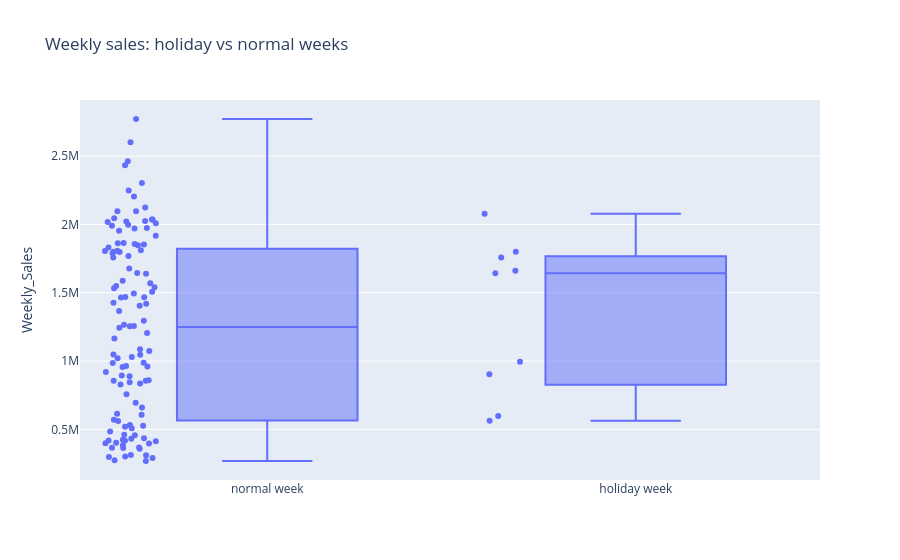

Here is the notebook cell this chart was saved with:
### Markdown cell above
This box plot compares holiday weeks and normal weeks, because a holiday could change sales. Holiday weeks have a higher mean (1.33 million vs 1.24 million USD) and a higher median (1.64 million vs 1.25 million). But there are only 9 holiday weeks against 116 normal weeks, so this comparison is fragile.

### Code cell
fig = px.box(df.dropna(subset=['Holiday_Flag']), x=df.dropna(subset=['Holiday_Flag'])['Holiday_Flag'].map({0: 'normal week', 1: 'holiday week'}),
             y='Weekly_Sales', points='all', title='Weekly sales: holiday vs normal weeks', labels={'x': ''})
fig.show()

### Figure 1 — Plotly figure (JSON) as saved in the notebook; plotly's stock layout.template omitted (floating-point values rounded to 4 significant figures; data arrays with more than 128 entries replaced by an {"elided": "..."} marker saying what was removed)
{"data": [{"alignmentgroup": "True", "boxpoints": "all", "hovertemplate": "=%{x}<br>Weekly_Sales=%{y}<extra></extra>", "legendgroup": "", "marker": {"color": "#636efa"}, "name": "", "notched": false, "offsetgroup": "", "orientation": "v", "showlegend": false, "type": "box", "x": {"elided": "138 str values"}, "x0": " ", "xaxis": "x", "y": {"elided": "138 float values"}, "y0": " ", "yaxis": "y"}], "layout": {"boxmode": "group", "legend": {"tracegroupgap": 0}, "title": {"text": "Weekly sales: holiday vs normal weeks"}, "xaxis": {"anchor": "y", "domain": [0.0, 1.0], "title": {"text": ""}}, "yaxis": {"anchor": "x", "domain": [0.0, 1.0], "title": {"text": "Weekly_Sales"}}}}
